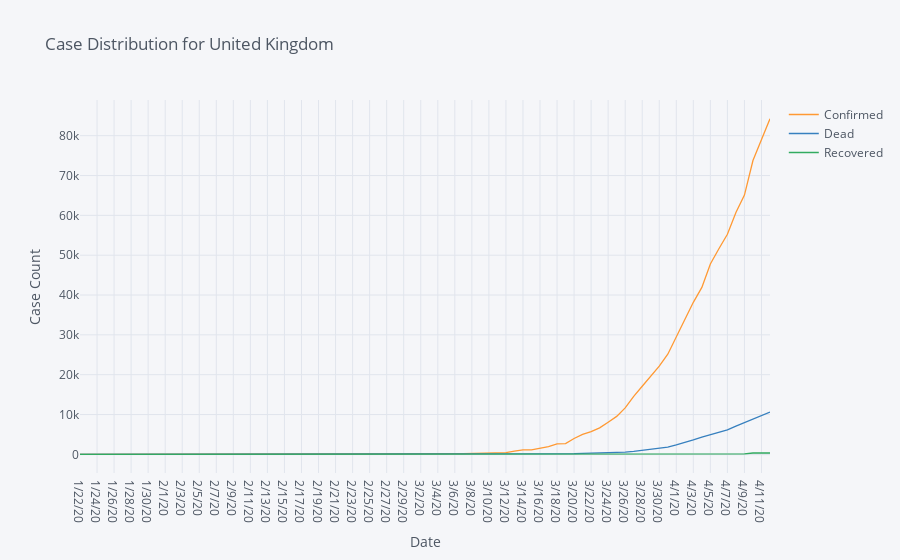

Source (notebook cell):
### Code cell
con_rec_ded("United Kingdom")

### Figure 1 — Plotly figure (JSON) as saved in the notebook; plotly's stock layout.template omitted (floating-point values rounded to 4 significant figures)
{"data": [{"line": {"color": "rgba(255, 153, 51, 1.0)", "dash": "solid", "shape": "linear", "width": 1.3}, "mode": "lines", "name": "Confirmed", "text": "", "type": "scatter", "x": ["1/22/20", "1/23/20", "1/24/20", "1/25/20", "1/26/20", "1/27/20", "1/28/20", "1/29/20", "1/30/20", "1/31/20", "2/1/20", "2/2/20", "2/3/20", "2/4/20", "2/5/20", "2/6/20", "2/7/20", "2/8/20", "2/9/20", "2/10/20", "2/11/20", "2/12/20", "2/13/20", "2/14/20", "2/15/20", "2/16/20", "2/17/20", "2/18/20", "2/19/20", "2/20/20", "2/21/20", "2/22/20", "2/23/20", "2/24/20", "2/25/20", "2/26/20", "2/27/20", "2/28/20", "2/29/20", "3/1/20", "3/2/20", "3/3/20", "3/4/20", "3/5/20", "3/6/20", "3/7/20", "3/8/20", "3/9/20", "3/10/20", "3/11/20", "3/12/20", "3/13/20", "3/14/20", "3/15/20", "3/16/20", "3/17/20", "3/18/20", "3/19/20", "3/20/20", "3/21/20", "3/22/20", "3/23/20", "3/24/20", "3/25/20", "3/26/20", "3/27/20", "3/28/20", "3/29/20", "3/30/20", "3/31/20", "4/1/20", "4/2/20", "4/3/20", "4/4/20", "4/5/20", "4/6/20", "4/7/20", "4/8/20", "4/9/20", "4/10/20", "4/11/20", "4/12/20"], "y": [0, 0, 0, 0, 0, 0, 0, 0, 0, 2, 2, 2, 2, 2, 2, 2, 3, 3, 3, 8, 8, 9, 9, 9, 9, 9, 9, 9, 9, 9, 9, 9, 9, 13, 13, 13, 15, 20, 23, 36, 40, 51, 85, 115, 163, 206, 273, 321, 382, 456, 456, 798, 1140, 1140, 1543, 1950, 2626, 2689, 3983, 5018, 5683, 6650, 8077, 9529, 11658, 14543, 17089, 19522, 22141, 25150, 29474, 33718, 38168, 41903, 47806, 51608, 55242, 60733, 65077, 73758, 78991, 84279]}, {"line": {"color": "rgba(55, 128, 191, 1.0)", "dash": "solid", "shape": "linear", "width": 1.3}, "mode": "lines", "name": "Dead", "text": "", "type": "scatter", "x": ["1/22/20", "1/23/20", "1/24/20", "1/25/20", "1/26/20", "1/27/20", "1/28/20", "1/29/20", "1/30/20", "1/31/20", "2/1/20", "2/2/20", "2/3/20", "2/4/20", "2/5/20", "2/6/20", "2/7/20", "2/8/20", "2/9/20", "2/10/20", "2/11/20", "2/12/20", "2/13/20", "2/14/20", "2/15/20", "2/16/20", "2/17/20", "2/18/20", "2/19/20", "2/20/20", "2/21/20", "2/22/20", "2/23/20", "2/24/20", "2/25/20", "2/26/20", "2/27/20", "2/28/20", "2/29/20", "3/1/20", "3/2/20", "3/3/20", "3/4/20", "3/5/20", "3/6/20", "3/7/20", "3/8/20", "3/9/20", "3/10/20", "3/11/20", "3/12/20", "3/13/20", "3/14/20", "3/15/20", "3/16/20", "3/17/20", "3/18/20", "3/19/20", "3/20/20", "3/21/20", "3/22/20", "3/23/20", "3/24/20", "3/25/20", "3/26/20", "3/27/20", "3/28/20", "3/29/20", "3/30/20", "3/31/20", "4/1/20", "4/2/20", "4/3/20", "4/4/20", "4/5/20", "4/6/20", "4/7/20", "4/8/20", "4/9/20", "4/10/20", "4/11/20", "4/12/20"], "y": [0, 0, 0, 0, 0, 0, 0, 0, 0, 0, 0, 0, 0, 0, 0, 0, 0, 0, 0, 0, 0, 0, 0, 0, 0, 0, 0, 0, 0, 0, 0, 0, 0, 0, 0, 0, 0, 0, 0, 0, 0, 0, 0, 1, 2, 2, 3, 4, 6, 8, 8, 8, 21, 21, 55, 55, 71, 137, 177, 233, 281, 335, 422, 465, 578, 759, 1019, 1228, 1408, 1789, 2352, 2921, 3605, 4313, 4934, 5373, 6159, 7097, 7978, 8958, 9875, 10612]}, {"line": {"color": "rgba(50, 171, 96, 1.0)", "dash": "solid", "shape": "linear", "width": 1.3}, "mode": "lines", "name": "Recovered", "text": "", "type": "scatter", "x": ["1/22/20", "1/23/20", "1/24/20", "1/25/20", "1/26/20", "1/27/20", "1/28/20", "1/29/20", "1/30/20", "1/31/20", "2/1/20", "2/2/20", "2/3/20", "2/4/20", "2/5/20", "2/6/20", "2/7/20", "2/8/20", "2/9/20", "2/10/20", "2/11/20", "2/12/20", "2/13/20", "2/14/20", "2/15/20", "2/16/20", "2/17/20", "2/18/20", "2/19/20", "2/20/20", "2/21/20", "2/22/20", "2/23/20", "2/24/20", "2/25/20", "2/26/20", "2/27/20", "2/28/20", "2/29/20", "3/1/20", "3/2/20", "3/3/20", "3/4/20", "3/5/20", "3/6/20", "3/7/20", "3/8/20", "3/9/20", "3/10/20", "3/11/20", "3/12/20", "3/13/20", "3/14/20", "3/15/20", "3/16/20", "3/17/20", "3/18/20", "3/19/20", "3/20/20", "3/21/20", "3/22/20", "3/23/20", "3/24/20", "3/25/20", "3/26/20", "3/27/20", "3/28/20", "3/29/20", "3/30/20", "3/31/20", "4/1/20", "4/2/20", "4/3/20", "4/4/20", "4/5/20", "4/6/20", "4/7/20", "4/8/20", "4/9/20", "4/10/20", "4/11/20", "4/12/20"], "y": [0, 0, 0, 0, 0, 0, 0, 0, 0, 0, 0, 0, 0, 0, 0, 0, 0, 0, 0, 0, 0, 1, 1, 1, 1, 8, 8, 8, 8, 8, 8, 8, 8, 8, 8, 8, 8, 8, 8, 8, 8, 8, 8, 8, 8, 18, 18, 18, 18, 18, 18, 18, 18, 18, 20, 52, 65, 65, 65, 65, 65, 65, 135, 135, 135, 135, 135, 135, 135, 135, 135, 135, 135, 135, 135, 135, 135, 135, 135, 344, 344, 344]}], "layout": {"legend": {"bgcolor": "#F5F6F9", "font": {"color": "#4D5663"}}, "paper_bgcolor": "#F5F6F9", "plot_bgcolor": "#F5F6F9", "title": {"font": {"color": "#4D5663"}, "text": "Case Distribution for United Kingdom"}, "xaxis": {"gridcolor": "#E1E5ED", "showgrid": true, "tickfont": {"color": "#4D5663"}, "title": {"font": {"color": "#4D5663"}, "text": "Date"}, "zerolinecolor": "#E1E5ED"}, "yaxis": {"gridcolor": "#E1E5ED", "showgrid": true, "tickfont": {"color": "#4D5663"}, "title": {"font": {"color": "#4D5663"}, "text": "Case Count"}, "zerolinecolor": "#E1E5ED"}}}
